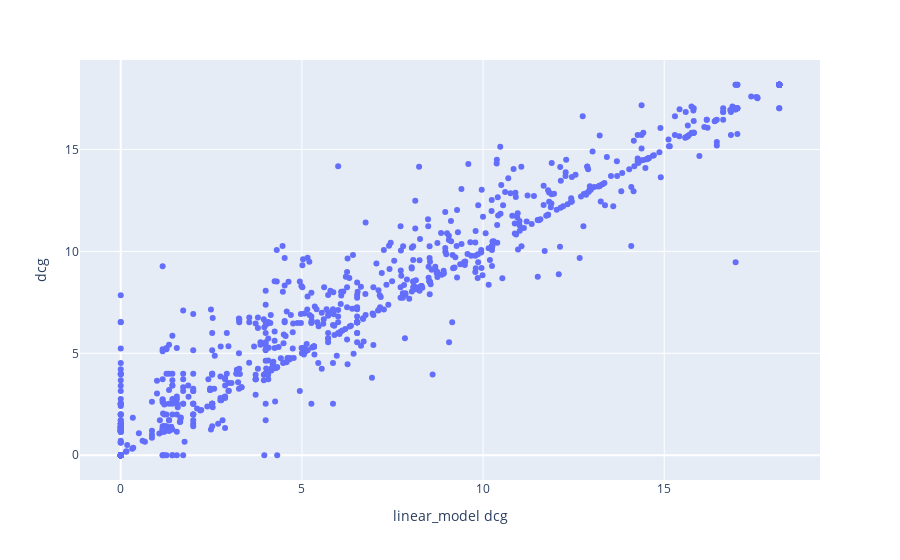

The code cell stored with this chart in its notebook:
### Code cell
px.scatter(
    df_metrics_merged,
    x="linear_model dcg",
    y="dcg",
    hover_data=df_metrics_merged.columns,
)

### Figure 1 — Plotly figure (JSON) as saved in the notebook; plotly's stock layout.template omitted (floating-point values rounded to 4 significant figures; data arrays with more than 128 entries replaced by an {"elided": "..."} marker saying what was removed)
{"data": [{"customdata": {"elided": "1000x11 mixed values"}, "hovertemplate": "linear_model dcg=%{x}<br>dcg=%{y}<br>query=%{customdata[0]}<br>linear_model ndcg=%{customdata[1]}<br>linear_model prec@10=%{customdata[2]}<br>linear_model ratio_of_ratings=%{customdata[3]}<br>random_forest dcg=%{customdata[4]}<br>random_forest ndcg=%{customdata[5]}<br>random_forest prec@10=%{customdata[6]}<br>random_forest ratio_of_ratings=%{customdata[7]}<br>ndcg=%{customdata[8]}<br>prec@10=%{customdata[9]}<br>ratio_of_ratings=%{customdata[10]}<extra></extra>", "legendgroup": "", "marker": {"color": "#636efa", "symbol": "circle"}, "mode": "markers", "name": "", "orientation": "v", "showlegend": false, "type": "scatter", "x": {"elided": "1000 float values"}, "xaxis": "x", "y": {"elided": "1000 float values"}, "yaxis": "y"}], "layout": {"autosize": true, "legend": {"tracegroupgap": 0}, "margin": {"t": 60}, "xaxis": {"anchor": "y", "autorange": true, "domain": [0, 1], "range": [-1.168, 19.34], "title": {"text": "linear_model dcg"}, "type": "linear"}, "yaxis": {"anchor": "x", "autorange": true, "domain": [0, 1], "range": [-1.407, 19.58], "title": {"text": "dcg"}, "type": "linear"}}}
